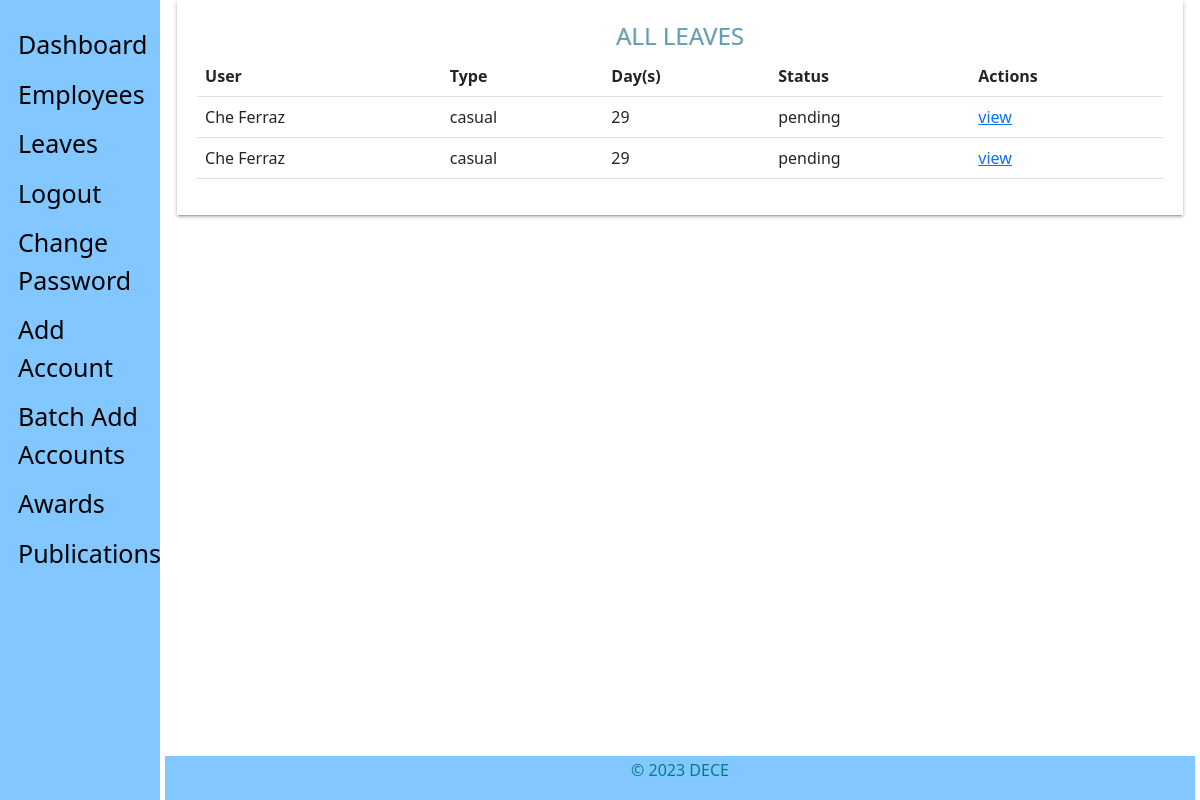
Before: /admin_view/leaves/pending/ (signed in) with the older database file.
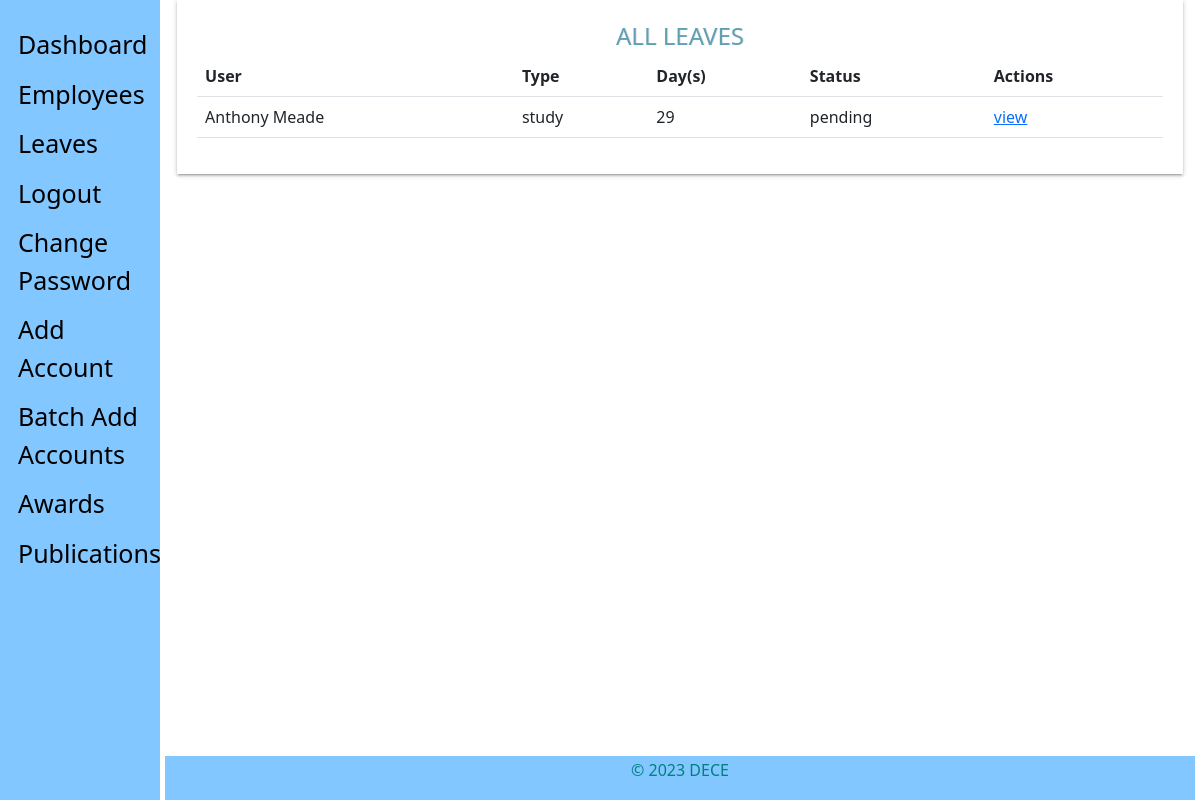
After: the same page with the newer database file.
### staff_app/models.py (models this page shows, shortened)
class Leave(models.Model):
    SICK = 'sick'
    CASUAL = 'casual'
    EMERGENCY = 'emergency'
    STUDY = 'study'
    LEAVE_TYPE = (
        (SICK, 'Sick Leave'),
        (CASUAL, 'Casual Leave'),
        (EMERGENCY, 'Emergency Leave'),
        (STUDY, 'Study Leave'),
    )
    DAYS = 30
    user = models.ForeignKey(CustomUser, on_delete=models.CASCADE, default=1)
    startdate = models.DateField(verbose_name=_(
        'Start Date'), help_text='leave start date is on ..', null=True, blank=False)
    enddate = models.DateField(verbose_name=_(
        'End Date'), help_text='coming back on ...', null=True, blank=False)
    leavetype = models.CharField(
        choices=LEAVE_TYPE, max_length=25, default=SICK, null=True, blank=False)
    reason = models.CharField(verbose_name=_('Reason for Leave'), max_length=255,
                              help_text='add additional information for leave', null=True, blank=True)
    defaultdays = models.PositiveIntegerField(verbose_name=_(
        'Leave days per year counter'), default=DAYS, null=True, blank=True)
    status = models.CharField(max_length=12, default='pending')
    is_approved = models.BooleanField(default=False)  # hide
    updated = models.DateTimeField(auto_now=True, auto_now_add=False)
    created = models.DateTimeField(auto_now=False, auto_now_add=True)
    objects = LeaveManager()
    class Meta:
        verbose_name = _('Leave')
        verbose_name_plural = _('Leaves')
        ordering = ['-created']  # recent objects
    @ property
    def leave_days(self):
        days_count = ''
        startdate = self.startdate
        enddate = self.enddate
        if startdate > enddate:
            return
        dates = (enddate - startdate)
        return dates.days
    @ property
    def get_full_name(self):
        user = self.user
        firstname = self.user.first_name
        lastname = self.user.last_name
        fullname = firstname+' '+lastname
        return fullname

### hris_app/models.py (models this page shows)
class CustomUser (AbstractUser):
    ADMINISTRATOR = '1'
    STAFF = '2'
    EMAIL_TO_USER_TYPE_MAP = {
        'administrator': ADMINISTRATOR,
        'staff': STAFF
    }
    user_type_data = ((ADMINISTRATOR, "Administrator"), (STAFF, "Staff"))
    user_type = models.CharField(
        default=1,
        choices=user_type_data,
        max_length=20
    )

### admin_app/views.py (the view)
# urls.py: path('leaves/pending/', views.leaves_list, name="leaves"),
def leaves_list(request):
    if not (request.user.is_authenticated and request.user.is_superuser):
        return redirect('hris:home')
    leaves = Leave.objects.all_pending_leaves()
    context = {
        'leave_list': leaves,
        'title': 'approved leave list'
    }
    return render(request, "admin/view_leaves.html", context)

### admin_app/managers.py (called while the page is built)
    def all_pending_leaves(self):
        return super().get_queryset().filter(status='pending').order_by('-created')  # applying FIFO

### templates/admin/view_leaves.html (shortened to what this page needs)
{% extends 'base.html' %}
{% load static %}
{% block content %}
        <section class="content">
            <section class="container-fluid">
                	<div class="table-responsive table-shadow">
                		<div class="text-center table-description">
                			<h4 class="title-h3" style="color: #60a0b3 !important;
    						text-shadow: 1px 0px rgba(0,0,0,0.11)">ALL LEAVES</h4>
                		</div>
                		<table class="table">
							  <thead>
							    <tr>
							      <th scope="col">User</th>
							      <th scope="col">Type</th>
							      <th scope="col">Day(s)</th>
							      <th scope="col">Status</th>
							      <th scope="col">Actions</th>
							    </tr>
							  </thead>
							  <tbody>
							  	{% for leave in leave_list %}
							    <tr>
							      <td>{{ leave.get_full_name }}</td>
							      <td>{{ leave.leavetype}}</td>
							      <td>{{ leave.leave_days }}</td>
							      <td>{{ leave.status }}</td>
							      <td>
							      	<a href="{% url 'admin_app:leave-employee' leave.id %}">
							      	    <span>view</span>
							      	</a>
							      </td>
							    </tr>
							    {% endfor %}
							  </tbody>
						</table>
					</div>
            </section>
        </section>
 {% endblock %}

### templates/base.html (shortened to what this page needs)
{% load static %}
{% load humanize %}
<!DOCTYPE html>
<html lang="en">
<head>
    <link rel="stylesheet" type="text/CSS" href="{% static "css/bootstrap.min.css" %}">
</head>
<body>
    <div class="sidenav">
        {% if user.is_superuser%}
            <a href="{% url 'admin_app:admin-home' %}">Dashboard</a>
            <a href="{% url 'admin_app:employees' %} ">Employees</a>
            <a href="{% url 'admin_app:leaves' %}">Leaves</a>
            <a href="{% url 'hris:logout' %}">Logout</a>
            <a href="{% url 'hris:password_change' %}">Change Password</a>
            <a href="{% url 'hris:add-account-view' %}">Add Account</a>
            <a href="{% url 'hris:batch-add' %}">Batch Add Accounts</a>
            <a href="{% url 'admin_app:awards' %}">Awards</a>
            <a href="{% url 'admin_app:publications' %}">Publications</a>
        {% endif %}
    </div>
    <div class="main">
        {% block content %}{% endblock %}
            <footer class="footer">
                <div class="container-fluid">
                    <p class="copyright pull-right">
                        &copy; <script>document.write(new Date().getFullYear())</script> DECE
                    </p>
                </div>
            </footer>
        </div>
</body>
</html>

Changed rows visible on the page:
no longer on this page (row edited): Leave: get_full_name "Che Ferraz", leavetype "casual", leave_days "29", status "pending"
removed Leave: get_full_name "Che Ferraz", leavetype "casual", leave_days "29", status "pending"
added Leave: get_full_name "Anthony Meade", leavetype "study", leave_days "29", status "pending"
